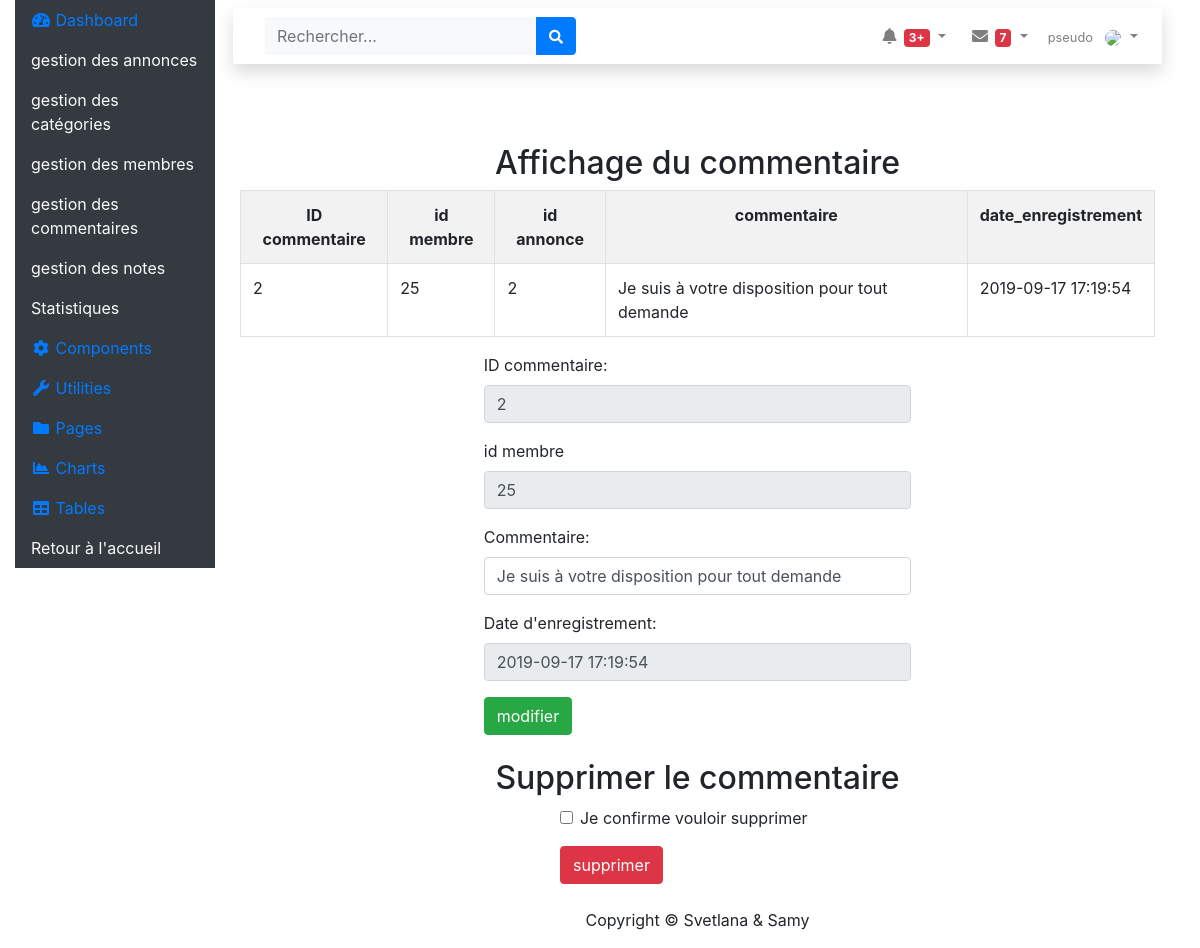
The page /admin/fiche_commentaire.php?id=2 on the database its author committed.
### tables this page shows
CREATE TABLE IF NOT EXISTS `commentaire` (
  `id_commentaire` int(3) NOT NULL AUTO_INCREMENT,
  `membre_id` int(3) NOT NULL,
  `motcles` text,
  `annonce_id` int(3) NOT NULL,
  `date_enregistrement` datetime DEFAULT NULL,
  PRIMARY KEY (`id_commentaire`) USING BTREE
);

### admin/fiche_commentaire.php (the view, shortened to what this page needs)
<?php
require_once __DIR__ . '/../assets/config/configurationprincipale.php';
if (isset($_GET['id']) && !empty($_GET['id']) && is_numeric($_GET['id'])) {
    $resultat = $pdo -> prepare(
        'SELECT c.id_commentaire, c.membre_id, c.motcles, c.annonce_id, c.date_enregistrement, m.id_membre, m.email, a.titreA
        FROM commentaire c, membre m, annonce a
        WHERE c.membre_id = m.id_membre
        AND c.annonce_id = a.id_annonce'
    );
    $resultat -> bindParam(':id', $_GET['id'], PDO::PARAM_INT);
    $resultat -> execute();
    if ($resultat -> rowCount() > 0) {
        $commentaire = $resultat -> fetch(PDO::FETCH_ASSOC);
    }
    } else {
        alertMessage('danger', 'erreur commentaire non valide / id non récupérer');
    }
include __DIR__ . '/../assets/includes/header_admin.php';
?>
    <h2 class="text-center">Affichage du commentaire</h2>
        <table class="table table-bordered table-striped table-hover">
            <tr class="text-center">
                <th>ID commentaire</th>
                <th>id membre</th>
                <th>id annonce</th>
                <th>commentaire</th>
                <th>date_enregistrement</th>
            </tr>
            <tr>
                <td><?= $_GET['id']; ?></td>
                <td><?=$commentaire['membre_id']?></td>
                <td><?=$commentaire['annonce_id'];?></td>
                <td><?=$commentaire['motcles'];?></td>
                <td><?=$commentaire['date_enregistrement']?></td>
            </tr>
        </table>
<div class="col-md-6 offset-3">
    <form action="fiche_commentaire.php?id=<?= $_GET['id']; ?>" method="post" enctype="multipart/form-data" >
            <div class="form-group">
                <label>ID commentaire:</label>
                <input type="text" disabled class="form-control" name="annonce_id" value="<?=$commentaire['annonce_id'];?>"/>
            </div>
            <div class="form-group">
                <label>id membre</label>
                <input type="text" disabled value="<?=$commentaire['membre_id']?>" class="form-control" name="membre_id">
            </div>
            <div class="form-group">
                <label>Commentaire:</label>
                <input type="text" value="<?=$commentaire['motcles'];?>" class="form-control" name="motcles">
            </div>
            <div class="form-group">
                <label>Date d'enregistrement:</label>
                <input type="text" value="<?=$commentaire['date_enregistrement']?>" disabled class="form-control" type="email" name="date_enregistrement">
            </div>
        <input type="submit" class="btn btn-success" value="modifier" name="modifier"/>
    </form>
</div>
<h2 class="text-center mt-4">Supprimer le commentaire</h2>
        <div class="col-md-6 offset-4">
            <form  method="post" action="fiche_commentaire.php?id=<?= $_GET['id'] ?>" enctype="multipart/form-data">
                    <div class="form-group form-check " >
                        <input type="checkbox" class="form-check-input" name="suppr" id="suppr">
                        <label for="supprimer" class="form-check-label">Je confirme vouloir supprimer</label><br>
                    </div>
                <input type="submit" class="btn btn-danger" name='supprimer' value="supprimer"/>
            </form>
        </div>
<?php
include __DIR__ . '/../assets/includes/footer_admin.php';

### rows shown on the page
commentaire: membre "25", annonce "2", motcles "Je suis à votre disposition pour tout demande", date_enregistrement "2019-09-17 17:19:54", annonce_id "2", membre_id "25"

### other values the page prints
$_GET['id'] "2"
